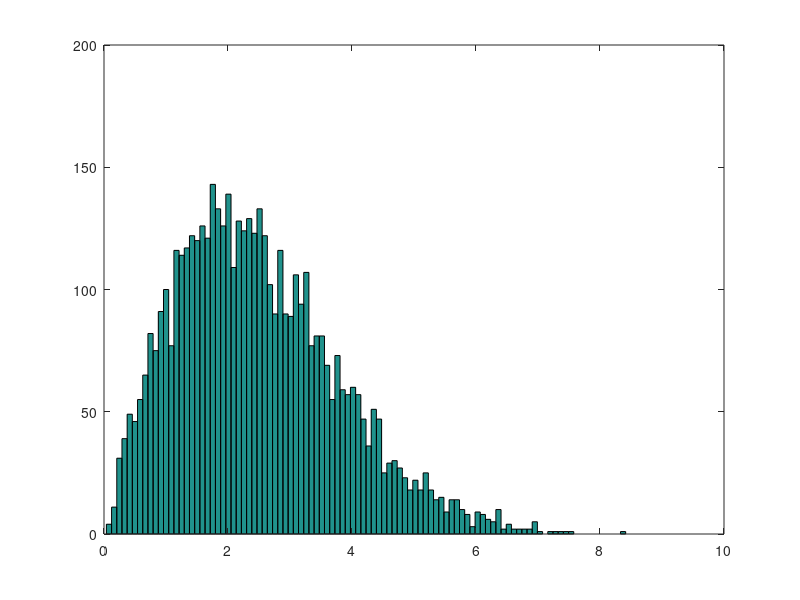

This chart was generated by the following MATLAB code: (Note: this script raises an error after producing the figure.)
addpath('.\quadriga_src')
close all
clear all
clc

%% (A) global variables

no_trajectories = 5000;                             % Number of simulated trajectories
centerFrequency = 2.1e9;                           % Center frequency
bandwidth = 1e6;                                    % Bandwidth in Hz
lambda = 3e8/centerFrequency;                       % Corresponding wavelength
antennaHeight = 25;                                 % Antenna height of the bse station in [m]
antennaSpacing = 1/2;                               % Antenna spacing in multiples of the wave length
noV = 32;                                            % Number of vertical antenna elements
noH = 1;                                            % Number of horizontal antenn elements
noAnBS = noV*noH;                                   % Total number of antennas at the BS

%%% Parameters
minRadius = 50;                                     % Minium distance of the trajectory's initial position to the BS (2D)
maxRadius = 150;                                     % Maximum distance of the trajectory's initial position to the BS (2D)
angleSpread = 45;                                   % Maximum angle spread between the trajectories' initial positions (2D)
mtHeight = 1.5;                                     % Height of the MTs
snapshotDensity = 0.5e-3;                           % Snapshot density in [s]
durationTrajectory = 7.5e-3;                         % Duration of one Trajectory

%velocity computation (velocity is drawn from a rayleigh distribution as
%abs(complexGauss(0,sig = 2)) (mean somewhere around 2.5m/s and at most 8m/s)
randx = 2 * (randn(no_trajectories,1) + 1j * randn(no_trajectories,1));
mtVelocity = abs(randx);                          % Velocity of the MTs in [m]/[s]

lengthTrajectory = mtVelocity .* durationTrajectory; % Length of the Trajectories
spatialDensity = lengthTrajectory ./ (durationTrajectory/snapshotDensity);       % Snapshot density in [m]
noSnapshots = durationTrajectory/snapshotDensity + 1;                            % Number of Snapshots
figure;
hist(mtVelocity,100)

%% (B) simulation parameters

s = qd_simulation_parameters;                           % Set up simulation parameters
s.show_progress_bars = 0;                               % Disable progress bars
s.center_frequency = centerFrequency;                   % Set center frequency
s.sample_density = 2;                                   % 2 samples per half-wavelength
s.use_absolute_delays = 1;                              % Include delay of the LOS path

%% (C) layout

l = qd_layout(s);                                       % Create new QuaDRiGa layout

% C.1) base station

l.no_tx = 1;
l.tx_position(3) = antennaHeight;
l.tx_array = qd_arrayant('3gpp-3d', noV, noH, centerFrequency, 1, 0, antennaSpacing);


%%%%%%%%%%% question %%%%%%%%%%%%%%
% why do we place the BS antennas like that? Sure, we ensure that the
% antennas are lambda/2 seperated but there is some odd offset in the
% global placement
%%%%%%%%%%%%%%%%%%%%%%%%%%%%%%%%%%

for n=1:noV
    for nn=1:noH
        indeces = (n-1)*noH+nn;
        l.tx_array.element_position(1,indeces) =  (nn)*antennaSpacing*lambda  - lambda/4 - noV/2*antennaSpacing*lambda;
        l.tx_array.element_position(2,indeces) = 0;
        l.tx_array.element_position(3,indeces) = (n)*antennaSpacing*lambda - lambda/4 - noH/2*antennaSpacing*lambda + antennaHeight;
    end
end


% C.2) mobile terminals

%
%figure_generation
pos = zeros(no_trajectories,noSnapshots,2);
%
mtAntenna = qd_arrayant('omni');
l.no_rx = no_trajectories;

mtRadius = (maxRadius-minRadius) * rand(no_trajectories,1) + minRadius;
mtPhase = angleSpread * rand(no_trajectories,1) - angleSpread/2;

initial_positions = zeros(no_trajectories,3);

for i = 1:no_trajectories
    if mod(i,1000) == 0
        disp('step')
        i
    end
    l.rx_array(i) = mtAntenna.copy;
    l.rx_track(i) = qd_track('linear', lengthTrajectory(i), rand(1) * 2*pi);
    l.rx_track(i).name = strcat('track',int2str(i));
    l.rx_track(i).interpolate('distance',spatialDensity(i));
    l.rx_track(i).initial_position = [mtRadius(i) * cos(mtPhase(i)*(2*pi)/(360));mtRadius(i) * sin(mtPhase(i)*(2*pi)/(360));mtHeight];

    pos(i,:,1) = mtRadius(i) * cos(mtPhase(i)*(2*pi)/(360)) + l.rx_track(i).positions(1,:);
    pos(i,:,2) = mtRadius(i) * sin(mtPhase(i)*(2*pi)/(360)) + l.rx_track(i).positions(2,:);

    initial_positions(i,1) = mtRadius(i) * cos(mtPhase(i)*(2*pi)/(360));
    initial_positions(i,2) = mtRadius(i) * sin(mtPhase(i)*(2*pi)/(360));
    initial_positions(i,3) = mtHeight;
    l.rx_track(i).scenario{1} = '3GPP_3D_UMi_NLOS';
end

%ab = l.rx_track(3).positions;

%start_pos = initial_positions(:,1:2);


%%% testing
%a = zeros(no_trajectories,2);
%for i = 1:no_trajectories
%    a(i,:) = l.rx_track(i).initial_position(1:2);
%end
%figure;
%scatter(a(:,1),a(:,2))

%l.visualize([],[],0);
%hold on

%[map,x_coords,y_coords] = l.power_map('3GPP_3D_UMi_NLOS','quick',0.5,-10,160,-125,125,0);
%xlim([-5,170]);
%ylim([-50,50]);
%P = 10*log10( sum(cat(3,map{:}),3));
%P = sum(P,4);
%imagesc( x_coords, y_coords, P );
%legend('Location','northeast')
%figure;
%scatter(l.tx_array.element_position(1,:),l.tx_array.element_position(3,:));
%xlim([-10,125]);
%ylim([-60,60]);
%figure;
%set(gcf, 'Units', 'normalized', 'Position', [0.2, 0.1, 0.7, 0.7]); 
%set(groot,'defaultAxesTickLabelInterpreter','latex');  
%set(groot,'defaulttextinterpreter','latex');
%set(groot,'defaultLegendInterpreter','latex');
%imagesc(x_coords,y_coords,P);
%hold on;
%scatter([0],[0],350,'MarkerEdgeColor','red','LineWidth',3,'DisplayName','BS position','Marker','square')
%hold on;
%for i = 1:no_trajectories
%    plot(pos(i,:,1),pos(i,:,2),'LineWidth',1.8,'Color','blue','DisplayName','trajectories');
%    scatter(start_pos(i,1),start_pos(i,2),100,'Marker','square','LineWidth',2,'MarkerEdgeColor','blue','DisplayName','UE starting positions')
%    hold on;
%end

%angles = linspace(-angleSpread/2,angleSpread/2,100);
%radiuse = linspace(minRadius,maxRadius,100);

%line1 = [minRadius * cos(angles*(2*pi)/(360));minRadius * sin(angles*(2*pi)/(360))];
%line2 = [maxRadius * cos(angles*(2*pi)/(360));maxRadius * sin(angles*(2*pi)/(360))];
%line3 = [radiuse * cos(-angleSpread/2*(2*pi)/(360));radiuse * sin(-angleSpread/2*(2*pi)/(360))];
%line4 = [radiuse * cos(angleSpread/2*(2*pi)/(360));radiuse * sin(angleSpread/2*(2*pi)/(360))];

%plot(line1(1,:),line1(2,:),'Color','black','LineWidth',2.5,'LineStyle','--','DisplayName','considered area');
%hold on;
%plot(line2(1,:),line2(2,:),'Color','black','LineWidth',2.5,'LineStyle','--');
%hold on;
%plot(line3(1,:),line3(2,:),'Color','black','LineWidth',2.5,'LineStyle','--');
%hold on;
%plot(line4(1,:),line4(2,:),'Color','black','LineWidth',2.5,'LineStyle','--');
%hold on;
%legend(legendUnq(),'Location','northwest','FontSize',23,'Interpreter','latex');
%xlim([-2.5,105]);
%ylim([-45,45]);
%ax = gca; 
%ax.FontSize = 26;
%xlabel('$$x$$ [m]','FontSize',29);
%ylabel('$$y$$ [m]','FontSize',29)
%%%%%%%




%% (D) channel coefficients

C = l.get_channels;

H = zeros(no_trajectories,noAnBS,noSnapshots);
path_gains = zeros(no_trajectories,noSnapshots);
for i = 1:no_trajectories 
    if mod(i,100) == 0
        disp('step2')
        i
    end
    H(i,:,:) = squeeze(C(i).fr(bandwidth,1));
    for j = 1:noSnapshots
        path_gains(i,j) = C(i).par.pg(j);
    end
end
% comment: additional saves: PG_normalization_factor + initial_positions
%figure;
%a = squeeze(real(H(1,:,:)));
%a = a./max(a) * 256;
%image(a)


%% (E) textfile 

H_real = real(H);
H_imag = imag(H);
H_real_train = H_real(1:4000,:,:);
H_real_val = H_real(4001:4500,:,:);
H_real_test = H_real(4501:end,:,:);
H_imag_train = H_imag(1:4000,:,:);
H_imag_val = H_imag(4001:4500,:,:);
H_imag_test = H_imag(4501:end,:,:);
path_gains_train = path_gains(1:4000,:);
path_gains_val = path_gains(4001:4500,:);
path_gains_test = path_gains(4501:end,:);



save('../Simulations//trajectory_channel_prediction/data/H_real_train10.mat','H_real_train','-v7.3');
save('../Simulations//trajectory_channel_prediction/data/H_real_val10.mat','H_real_val','-v7.3');
save('../Simulations//trajectory_channel_prediction/data/H_real_test10.mat','H_real_test','-v7.3');

save('../Simulations//trajectory_channel_prediction/data/H_imag_train10.mat','H_imag_train','-v7.3');
save('../Simulations//trajectory_channel_prediction/data/H_imag_val10.mat','H_imag_val','-v7.3');
save('../Simulations//trajectory_channel_prediction/data/H_imag_test10.mat','H_imag_test','-v7.3');

save('../Simulations//trajectory_channel_prediction/data/path_gains_train10.mat','path_gains_train','-v7.3');
save('../Simulations//trajectory_channel_prediction/data/path_gains_val10.mat','path_gains_val','-v7.3');
save('../Simulations//trajectory_channel_prediction/data/path_gains_test10.mat','path_gains_test','-v7.3');
%save('../data/ULA_R1_H_imag_DRESDEN_NLOS_5000_trajectories_4_test.mat','H_imag','-v7.3');
%save('../data/ULA_R1_initial_positions_DRESDEN_NLOS_5000_trajectories_4_test.mat','initial_positions','-v7.3')
%save('../data/ULA_R1_path_gains_DRESDEN_NLOS_5000_trajectories_4_test.mat','path_gains','-v7.3')

%save('../data/ULA_R1_H_real_DRESDEN_NLOS_5000_trajectories_4_double.mat','H_real','-v7.3');
%save('../data/ULA_R1_H_imag_DRESDEN_NLOS_5000_trajectories_4_double.mat','H_imag','-v7.3');
%save('../data/ULA_R1_initial_positions_DRESDEN_NLOS_5000_trajectories_4_double.mat','initial_positions','-v7.3')
%save('../data/ULA_R1_path_gains_DRESDEN_NLOS_5000_trajectories_4_double.mat','path_gains','-v7.3')


%writematrix(real(H),'test_data_5_MTs_10100_trajectories_4_double.mat','path_gains','-v7.3')


%writematrix(real(H),'test_data_5_MTs_101_samples_32_channels_real.txt')
%writematrix(imag(H),'test_data_5_MTs_101_samples_32_channels_imag.txt')
% alternative: save as .mat ,_file with optional argument  h5py python
%save('H_fr.mat', 'H_fr', '-v7.3');
% package


%%%%%%%%%%%%%%% question %%%%%%%%%%%%%
% why is F_a and F_b of every antenna element the same whereas they are
% placed at different locations?
% -> maybe understandable because F_a and F_b are meant locally, but why is
% then the power_map not shifted somehow -> look at antenna_positions.m
%%%%%%%%%%%%%%%%%%%%%%%%%%%%%%%%%%%%%

%[map,x_coords,y_coords] = l.power_map('3GPP_38.901_UMa_LOS','quick',0.01,-3,3,-3,3,0);
%P = 10*log10( sum(cat(3,map{:}),3));
%P = P(:,:,:,10);
%figure;
%imagesc( x_coords, y_coords, P );
%samples_32_channels_real.txt')
%writematrix(imag(H),'test_data_5_MTs_101_samples_32_channels_imag.txt')
% alternative: save as .mat ,_file with optional argument  h5py python
%save('H_fr.mat', 'H_fr', '-v7.3');
% package


%%%%%%%%%%%%%%% question %%%%%%%%%%%%%
% why is F_a and F_b of every antenna element the same whereas they are
% placed at different locations?
% -> maybe understandable because F_a and F_b are meant locally, but why is
% then the power_map not shifted somehow -> look at antenna_positions.m
%%%%%%%%%%%%%%%%%%%%%%%%%%%%%%%%%%%%%

%[map,x_coords,y_coords] = l.power_map('3GPP_38.901_UMa_LOS','quick',0.01,-3,3,-3,3,0);
%P = 10*log10( sum(cat(3,map{:}),3));
%P = P(:,:,:,10);
%figure;
%imagesc( x_coords, y_coords, P );
